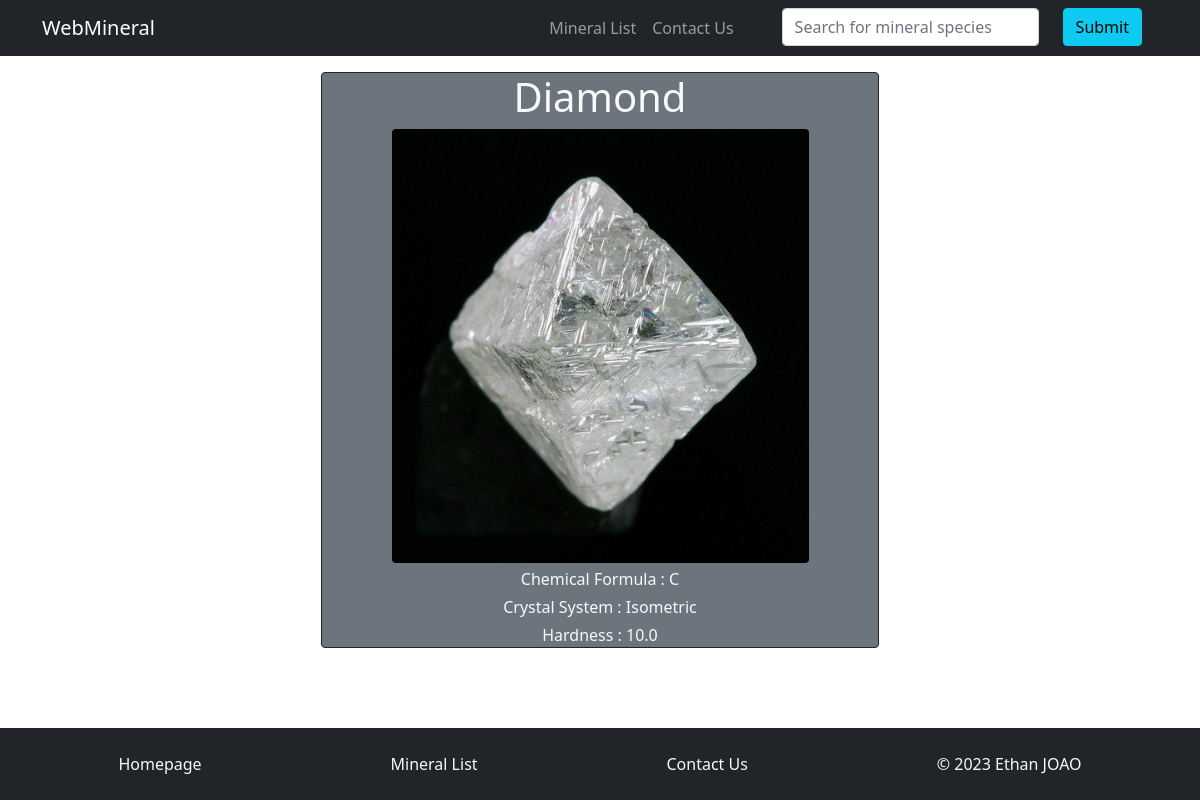
Page /mineral.php?id=3 on the committed database.
### tables this page shows
CREATE TABLE `mineral`
(
    `id`               int           NOT NULL AUTO_INCREMENT,
    `name`             varchar(255)  NOT NULL,
    `chemical_formula` varchar(255)  NOT NULL,
    `crystalSystemID`  int,
    `minHardness`      decimal(3, 1) NOT NULL,
    `maxHardness`      decimal(3, 1) NOT NULL,
    `picturePath`      varchar(255)  NOT NULL,
    PRIMARY KEY(`id`),
    FOREIGN KEY (`crystalSystemID`) REFERENCES `crystal_system`(`id`) ON DELETE CASCADE
);

CREATE TABLE `crystal_system`
(
    `id`   int          NOT NULL AUTO_INCREMENT,
    `name` varchar(255) NOT NULL,
    PRIMARY KEY (`id`)
);

### mineral.php (the view, shortened to what this page needs)
<?php include "templates/header.php";
$mineralID = $_GET["id"];
$query = "SELECT * FROM mineral WHERE id =" . $mineralID;
$statement = $db->prepare($query);
$statement->execute();
$statement->setFetchMode(PDO::FETCH_ASSOC);
$mineral = $statement->fetch();
$querySyst = "SELECT name FROM crystal_system WHERE id = " . $mineral["crystalSystemID"];
$statement2 = $db->prepare($querySyst);
$statement2->execute();
$statement2->setFetchMode(PDO::FETCH_ASSOC);
$system = $statement2->fetch();
?>
<main class="container mx-auto mt-3 mb-3 text-center text-light">
    <div class="border border-dark w-50 mx-auto bg-secondary rounded">
    <h1 class="mx-auto"><?php echo $mineral["name"]; ?></h1>
    <img class="mx-auto img-responsive rounded w-75" src="<?php echo $mineral["picturePath"] ?>">
    <div class="mx-auto mt-1">Chemical Formula : <?php echo $mineral["chemical_formula"]; ?></div>
    <div class="mx-auto mt-1">Crystal System : <?php echo $system["name"]; ?></div>
    <div class="mx-auto mt-1">Hardness : <?php if ($mineral["minHardness"] != $mineral["maxHardness"]) {
            echo $mineral["minHardness"] . ' - ' . $mineral["maxHardness"];
        } else {
            echo $mineral["minHardness"];
        } ?></div>
    </div>
</main>
<?php include "templates/footer.php"; ?>

### rows in the picture
mineral: name "Diamond", picturePath (picture), chemical_formula "C", minHardness "10.0"
crystal_system: name "Isometric"
